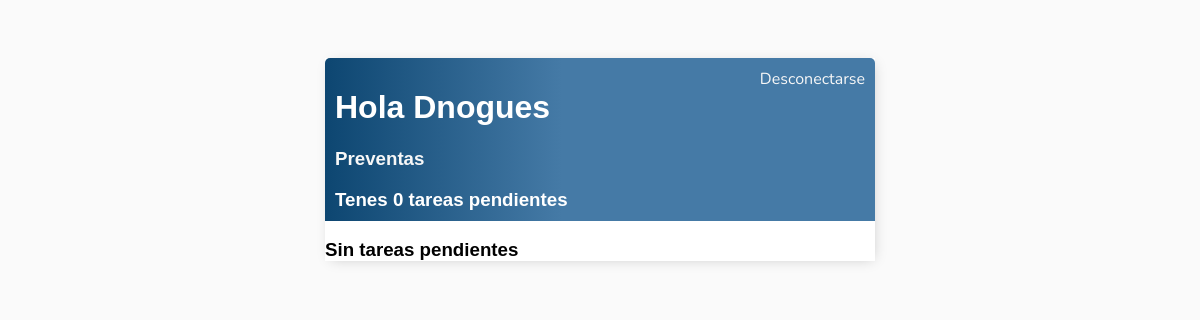
Before: /preventas/tareas/6 (signed in) with the older database file.
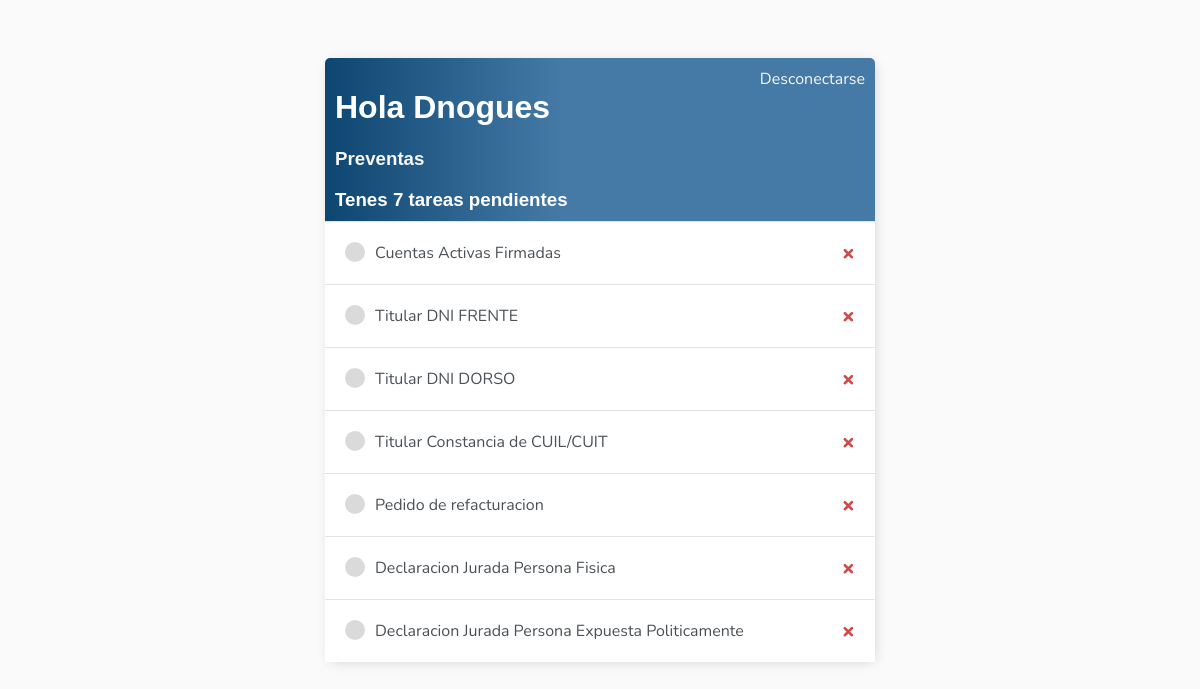
After: the same page with the newer database file.
### tareas/models.py (models this page shows, shortened)
class Tareas(models.Model):
    user = models.ForeignKey(User, on_delete=models.CASCADE,null=True,blank=True)
    titulo = models.CharField(max_length=200)
    descripcion = models.TextField(null=True,blank=True)
    descarga = models.URLField(null=True,blank=True)
    adjunto = models.FileField(blank=True,null=True,upload_to=save_path)
    completo = models.BooleanField(default=False)
    creado = models.DateField(auto_now_add=True)
    pv = models.ForeignKey(Preventa, on_delete=models.CASCADE, null=True,blank=True)
    def __str__(self) -> str:
        return self.titulo
    class Meta:
        ordering = ['completo']
        verbose_name = 'tarea'
        verbose_name_plural = 'tareas'

### tareas/views.py (the view)
# urls.py: path('preventas/tareas/<int:pk>', ListaTareasPreventa.as_view(),name='lista-tareas-preventa'),
class ListaTareasPreventa(LoginRequiredMixin, ListView):
    model = Tareas
    template_name = 'tareas/tareas_list.html'
    context_object_name = "tareas"
    def get_queryset(self) -> QuerySet[Any]:
        return Tareas.objects.filter(pv_id=self.kwargs['pk']).all()
    def get_context_data(self, **kwargs: Any) -> Dict[str, Any]:
        context = super().get_context_data(**kwargs)
        context['tareas'] = context['tareas'].filter(user=self.request.user)
        context['cantidad'] = context['tareas'].filter(completo=False).count()
        return context

### tareas/templates/tareas/tareas_list.html
{% extends 'tareas/base.html' %}
{% block content %}
<div class="header-bar">
    <div>
        <div >
            <h1>Hola {{request.user|title}}</h1>
            <a href="{% url 'preventas' %}"><h3 style="margin-right: 20px; display: flex;">Preventas</h3></a>
            <h3 style="margin:0"> Tenes {{cantidad}} tarea{{cantidad|pluralize:"s" }} pendientes</h3>
        </div>
    </div>
    {% if request.user.is_authenticated %}
    <a href="{% url 'logout' %}">Desconectarse</a>
    {% else %}
    <a href="{% url 'login' %}">Conectarse</a>
    {% endif %}
</div>
<div class="task-items-wraper">
    {% for tarea in tareas %}
        <div class="task-wraper">
            {% if tarea.completo %}
                <div class="task-title" >
                    <div class="task-complete-icon"></div>
                    <i><s><a href="{% url 'actualizar-tarea' tarea.id %}">{{tarea}}</a></s></i>
                </div>
                <a class="delete-link" href="{% url 'eliminar-tarea' tarea.id %}">&#215;</a>
            {% else %}
                <div class="task-title">
                    <div class="task-incomplete-icon"></div>
                    <a href="{% url 'actualizar-tarea' tarea.id %}">{{tarea}}</a>
                </div>
                <a class="delete-link" href="{% url 'eliminar-tarea' tarea.id %}">&#215;</a>
                {% endif %}
        </div>
        {% empty %}
        <h3>Sin tareas pendientes</h3>
        {% endfor %}
</div>
{% endblock content%}

### tareas/templates/tareas/base.html (shortened to what this page needs)
<!DOCTYPE html>
<html lang="en">
<head>
</head>
<body>
    <div class="container">
        {% block content %}
        {% endblock %}
    </div>
</body>
</html>

### tareas/templates/tareas/base.html (style rules this page uses)
body { background-color: #FAFAFA; font-family: 'Nunito', sans-serif; padding-top: 50px; }
h1, h2, h3, h4, h5, h6 { font-family: 'Raleway', sans-serif; }
a, p { color: #4b5156; }
.container { max-width: 550px; margin: auto; background-color: #fff; -webkit-box-shadow: 2px 2px 13px -4px rgba(0, 0, 0, 0.21); box-shadow: 2px 2px 13px -4px rgba(0, 0, 0, 0.21); }
.header-bar { display: flex; justify-content: space-between; color: #fff; padding: 10px; border-radius: 5px 5px 0 0; background: linear-gradient(90deg, #0d4671 0%, #457aa6 43%, #457aa6 100%); }
.header-bar a { color: #f7f7f7; text-decoration: none; }
.task-wraper { display: flex; align-items: center; justify-content: space-between; padding: 20px; background-color: #fff; border-top: 1px solid #e2e2e2; }
.task-title { display: flex; }
.task-title a { text-decoration: none; color: #4b5156; margin-left: 10px; }
.task-incomplete-icon { height: 20px; width: 20px; background-color: #dadada; border-radius: 50%; }
.delete-link { text-decoration: none; font-weight: 900; color: #cf4949; font-size: 22px; line-height: 0; }

Changed rows visible on the page:
added Tareas: titulo "Cuentas Activas Firmadas"
added Tareas: titulo "Titular DNI FRENTE"
added Tareas: titulo "Titular DNI DORSO"
added Tareas: titulo "Titular Constancia de CUIL/CUIT"
added Tareas: titulo "Pedido de refacturacion"
added Tareas: titulo "Declaracion Jurada Persona Fisica"
added Tareas: titulo "Declaracion Jurada Persona Expuesta Politicamente"
Other visible differences:
{{ cantidad }}: "0" → "7"
text no longer shown: "Sin tareas pendientes"
